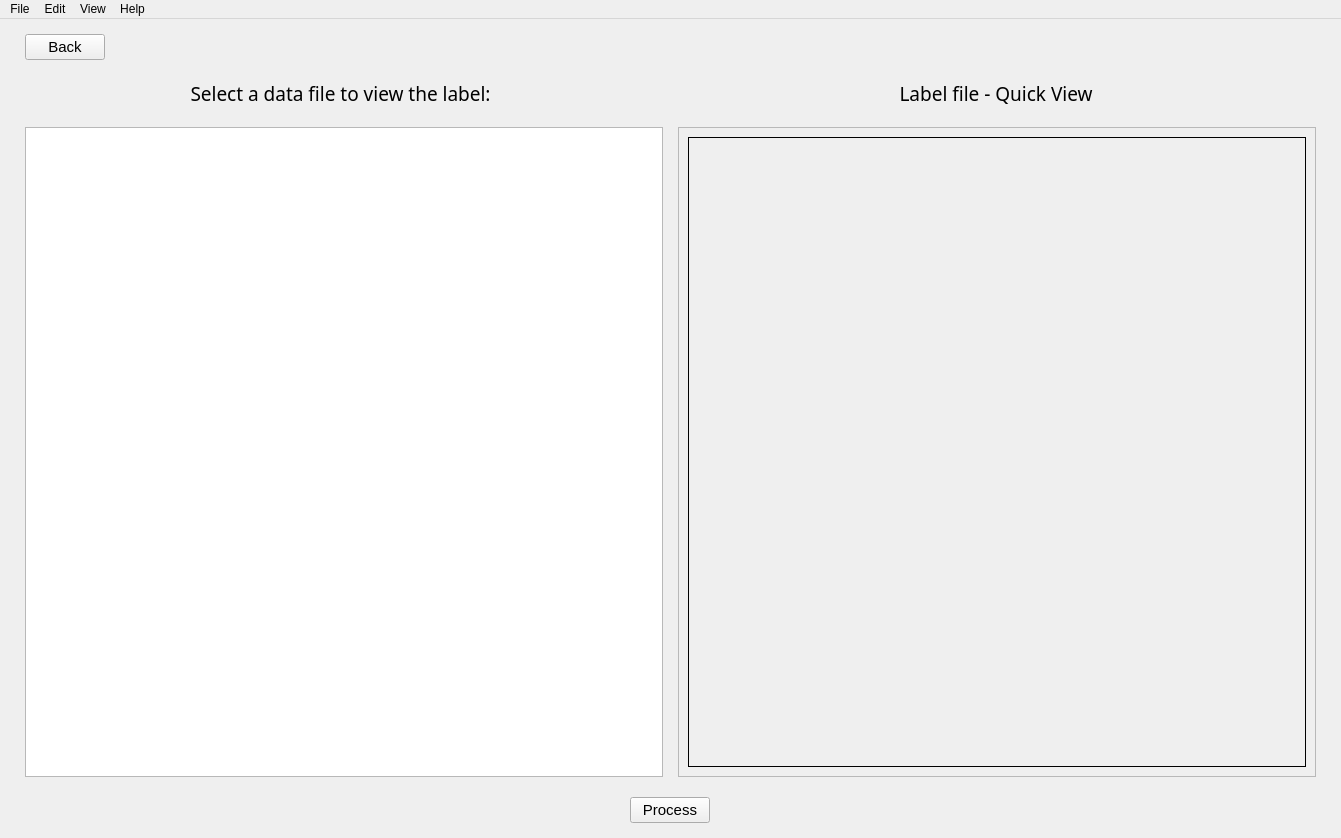
<?xml version="1.0" encoding="UTF-8"?>
<ui version="4.0">
 <class>MainWindow</class>
 <widget class="QMainWindow" name="MainWindow">
  <property name="geometry">
   <rect>
    <x>0</x>
    <y>0</y>
    <width>1341</width>
    <height>838</height>
   </rect>
  </property>
  <property name="font">
   <font>
    <family>Arial</family>
    <pointsize>9</pointsize>
   </font>
  </property>
  <property name="windowTitle">
   <string>MainWindow</string>
  </property>
  <widget class="QWidget" name="centralwidget">
   <layout class="QVBoxLayout" name="verticalLayout_2">
    <property name="leftMargin">
     <number>25</number>
    </property>
    <property name="topMargin">
     <number>15</number>
    </property>
    <property name="rightMargin">
     <number>25</number>
    </property>
    <property name="bottomMargin">
     <number>5</number>
    </property>
    <item>
     <layout class="QVBoxLayout" name="verticalLayout" stretch="0,0,0,0">
      <property name="spacing">
       <number>20</number>
      </property>
      <property name="bottomMargin">
       <number>10</number>
      </property>
      <item>
       <layout class="QHBoxLayout" name="horizontalLayout_2">
        <item>
         <widget class="QPushButton" name="btn_back">
          <property name="font">
           <font>
            <pointsize>11</pointsize>
           </font>
          </property>
          <property name="text">
           <string>Back</string>
          </property>
         </widget>
        </item>
        <item>
         <spacer name="horizontalSpacer">
          <property name="orientation">
           <enum>Qt::Horizontal</enum>
          </property>
          <property name="sizeHint" stdset="0">
           <size>
            <width>40</width>
            <height>20</height>
           </size>
          </property>
         </spacer>
        </item>
       </layout>
      </item>
      <item>
       <layout class="QHBoxLayout" name="hlayout_title" stretch="1,1">
        <item>
         <widget class="QLabel" name="lbl_instructions">
          <property name="font">
           <font>
            <family>Bahnschrift SemiLight</family>
            <pointsize>14</pointsize>
           </font>
          </property>
          <property name="text">
           <string>Select a data file to view the label: </string>
          </property>
          <property name="alignment">
           <set>Qt::AlignCenter</set>
          </property>
         </widget>
        </item>
        <item>
         <widget class="QLabel" name="lbl_metadata">
          <property name="font">
           <font>
            <family>Bahnschrift SemiLight</family>
            <pointsize>14</pointsize>
           </font>
          </property>
          <property name="text">
           <string>Label file - Quick View </string>
          </property>
          <property name="alignment">
           <set>Qt::AlignCenter</set>
          </property>
         </widget>
        </item>
       </layout>
      </item>
      <item>
       <layout class="QHBoxLayout" name="hlayout_content">
        <property name="spacing">
         <number>15</number>
        </property>
        <item>
         <widget class="QTableWidget" name="table_files">
          <property name="font">
           <font>
            <family>Arial</family>
            <pointsize>11</pointsize>
           </font>
          </property>
         </widget>
        </item>
        <item>
         <widget class="QScrollArea" name="scrollArea">
          <property name="widgetResizable">
           <bool>true</bool>
          </property>
          <widget class="QWidget" name="scrollAreaWidgetContents">
           <property name="geometry">
            <rect>
             <x>0</x>
             <y>0</y>
             <width>634</width>
             <height>623</height>
            </rect>
           </property>
           <layout class="QHBoxLayout" name="horizontalLayout">
            <item>
             <widget class="QLabel" name="lbl_quickview">
              <property name="sizePolicy">
               <sizepolicy hsizetype="Expanding" vsizetype="Expanding">
                <horstretch>0</horstretch>
                <verstretch>0</verstretch>
               </sizepolicy>
              </property>
              <property name="font">
               <font>
                <family>Arial</family>
                <pointsize>11</pointsize>
               </font>
              </property>
              <property name="frameShape">
               <enum>QFrame::Box</enum>
              </property>
              <property name="lineWidth">
               <number>1</number>
              </property>
              <property name="text">
               <string/>
              </property>
              <property name="alignment">
               <set>Qt::AlignLeading|Qt::AlignLeft|Qt::AlignTop</set>
              </property>
             </widget>
            </item>
           </layout>
          </widget>
         </widget>
        </item>
       </layout>
      </item>
      <item>
       <layout class="QHBoxLayout" name="hlayout_process">
        <item>
         <widget class="QPushButton" name="btn_process">
          <property name="sizePolicy">
           <sizepolicy hsizetype="Fixed" vsizetype="Fixed">
            <horstretch>0</horstretch>
            <verstretch>0</verstretch>
           </sizepolicy>
          </property>
          <property name="baseSize">
           <size>
            <width>0</width>
            <height>0</height>
           </size>
          </property>
          <property name="font">
           <font>
            <family>Arial</family>
            <pointsize>11</pointsize>
           </font>
          </property>
          <property name="text">
           <string>Process</string>
          </property>
         </widget>
        </item>
       </layout>
      </item>
     </layout>
    </item>
   </layout>
  </widget>
  <widget class="QMenuBar" name="menubar">
   <property name="geometry">
    <rect>
     <x>0</x>
     <y>0</y>
     <width>1341</width>
     <height>26</height>
    </rect>
   </property>
   <widget class="QMenu" name="menuFile">
    <property name="title">
     <string>File</string>
    </property>
   </widget>
   <widget class="QMenu" name="menuEdit">
    <property name="title">
     <string>Edit</string>
    </property>
   </widget>
   <widget class="QMenu" name="menuView">
    <property name="title">
     <string>View</string>
    </property>
   </widget>
   <widget class="QMenu" name="menuHelp">
    <property name="title">
     <string>Help</string>
    </property>
   </widget>
   <addaction name="menuFile"/>
   <addaction name="menuEdit"/>
   <addaction name="menuView"/>
   <addaction name="menuHelp"/>
  </widget>
 </widget>
 <resources/>
 <connections/>
</ui>
